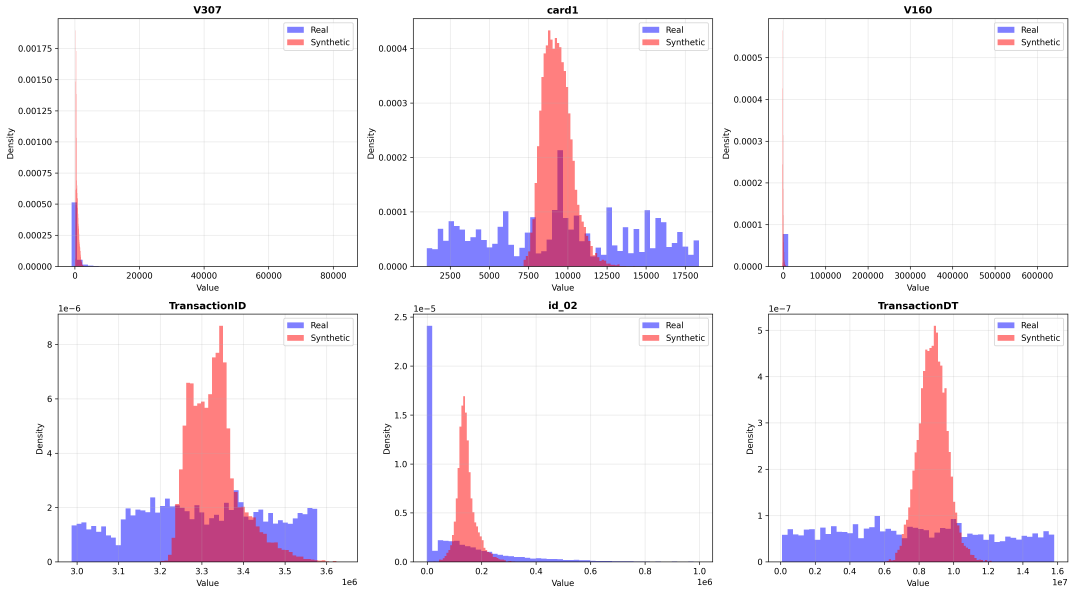
#> input picture distribution_comparison.png, 5369 x 2969 px (shown at 1/5 size); its folder holds only this picture in this run
$ python -i retrain_with_synthetic.py   (imports and definitions only)
#> lines starting #> are read from the running program, lines starting #| are printed output that depends on the picture
#!/usr/bin/env python3
"""
Script to retrain fraud detection model with synthetic data from TabDiff.

This script:
1. Loads synthetic data from TabDiff results
2. Loads and processes original training data through full pipeline
3. Properly merges synthetic and original datasets at the correct stage
4. Processes test data through same pipeline
5. Applies PCA dimensionality reduction
6. Retrains XGBoost model with combined dataset
7. Generates predictions and saves as new_submission.csv

The script uses classes and functions from detect_fraud.ipynb but includes
a fixed final_preprocessing method that handles missing columns gracefully.
"""

import numpy as np
import pandas as pd
import matplotlib.pyplot as plt
from sklearn.preprocessing import LabelEncoder
from sklearn.model_selection import train_test_split
from sklearn.preprocessing import StandardScaler, MinMaxScaler
from sklearn.metrics import roc_auc_score
import xgboost as xgb
from scipy import stats
import re
from datetime import datetime, timedelta
import seaborn as sns
from sklearn.decomposition import PCA
import warnings
from pathlib import Path
import json
from sklearn.metrics import (
    classification_report, roc_auc_score, roc_curve, auc, confusion_matrix,
    accuracy_score, precision_score, recall_score, f1_score,
    balanced_accuracy_score, matthews_corrcoef, cohen_kappa_score
)
import joblib
import time

# [1 line not run here, left out]


# ============================================================================
# Classes from detect_fraud.ipynb (with fixed final_preprocessing)
# ============================================================================

class preprocessDatasets:
    """Preprocessing class with fixed final_preprocessing method."""

    # [52 lines left out: functions join_ID, replace_blanks, encode_df, remove_outliers, remove_empty_cols, not called in this run]

    def feature_engineer(self, data: pd.DataFrame):
        """Feature engineer dataset to extract more details."""
        # Handle P_emaildomain split
        if 'P_emaildomain' in data.columns:
            email_p_str = data['P_emaildomain'].astype(str)
            split_p = email_p_str.str.split('.', n=1, expand=True)
            if split_p.shape[1] == 1:
                split_p[1] = ''
            data['P_emailserver'] = split_p[0].fillna('')
            data['P_suffix'] = split_p[1].fillna('')

        # Handle R_emaildomain split
        if 'R_emaildomain' in data.columns:
            email_r_str = data['R_emaildomain'].astype(str)
            split_r = email_r_str.str.split('.', n=1, expand=True)
            if split_r.shape[1] == 1:
                split_r[1] = ''
            data['R_emailserver'] = split_r[0].fillna('')
            data['R_suffix'] = split_r[1].fillna('')

        # Handle id_30 (OS) split
        if 'id_30' in data.columns:
            id_30_str = data['id_30'].astype(str)
            data['os'] = id_30_str.str.split(' ', expand=True)[0].fillna('')

        # Handle id_33 (screen size) split
        if 'id_33' in data.columns:
            id_33_str = data['id_33'].astype(str)
            split_screen = id_33_str.str.split('x', expand=True)
            if split_screen.shape[1] >= 1:
                data['screen_width'] = pd.to_numeric(split_screen[0], errors='coerce')
            else:
                data['screen_width'] = None
            if split_screen.shape[1] >= 2:
                data['screen_height'] = pd.to_numeric(split_screen[1], errors='coerce')
            else:
                data['screen_height'] = None

        # Modify browser identification
        if 'id_31' in data.columns:
            id_31_str = data['id_31'].astype(str)
            data['browser'] = id_31_str.str.split(' ', expand=True)[0].str.lower().fillna('')
        if 'DeviceInfo' in data.columns:
            device_str = data['DeviceInfo'].astype(str)
            data['device_name'] = device_str.str.split(' ', expand=True)[0].str.lower().fillna('')

        # [4 lines left out: function matchPatterns, not called in this run]

        browser_patterns = {
            r'samsung/sm-g532m|samsung/sch|samsung/sm-g531h': 'samsung',
            r'generic/android': 'android',
            r'mozilla/firefox': 'firefox',
            r'nokia/lumia': 'nokia',
            r'zte/blade': 'zte',
            r'lg/k-200': 'lg',
            r'lanix/ilium': 'lanix',
            r'blu/dash': 'blu',
            r'm4tel/m4': 'm4'
        }

        device_patterns = {
            r'samsung|sgh|sm|gt-': 'samsung',
            r'mot': 'motorola',
            r'ale-|.*-l|hi': 'huawei',
            r'lg': 'lg',
            r'rv:': 'rv',
            r'blade': 'zte',
            r'xt': 'sony',
            r'iphone': 'ios',
            r'lenovo': 'lenovo',
            r'mi|redmi': 'xiaomi',
            r'ilium': 'ilium',
            r'alcatel': 'alcatel',
            r'asus': 'asus'
        }

        if 'browser' in data.columns:
            data = matchPatterns(data, browser_patterns, 'browser')
        if 'device_name' in data.columns:
            data = matchPatterns(data, device_patterns, 'device_name')

        # Modify date format to split day, month, etc.
        if 'TransactionDT' in data.columns:
            start_date = datetime(2017, 11, 30)
            data['TransactionFullDate'] = data['TransactionDT'].apply(lambda x: start_date + timedelta(seconds=x))
            data['TransactionDate'] = data['TransactionFullDate'].dt.date
            data['DayOfWeek'] = data['TransactionFullDate'].dt.dayofweek.apply(lambda x: (x + 1) % 7)
            data['HourOfDay'] = data['TransactionFullDate'].dt.hour
            data['Month'] = data['TransactionFullDate'].dt.month
        return data

    # [66 lines left out: functions reduce_memory, final_preprocessing, not called in this run]


class ReduceDeminesion:
    """Dimensionality reduction using PCA."""

    # [73 lines left out: functions __init__, plot_and_reduceD, not called in this run]


class applyModel:
    """Model training and evaluation class."""

    def __init__(self, eval=True):
        self.eval = eval

    # [1097 lines left out: functions evaluateModel, plot_training_curves, trainModel, pred_and_submit, generate_performance_plots, plot_fraud_distribution and 3 more, not called in this run]


# [3 lines not run here, left out]

>>> import cv2
>>> picture = cv2.imread('distribution_comparison.png', cv2.IMREAD_GRAYSCALE)
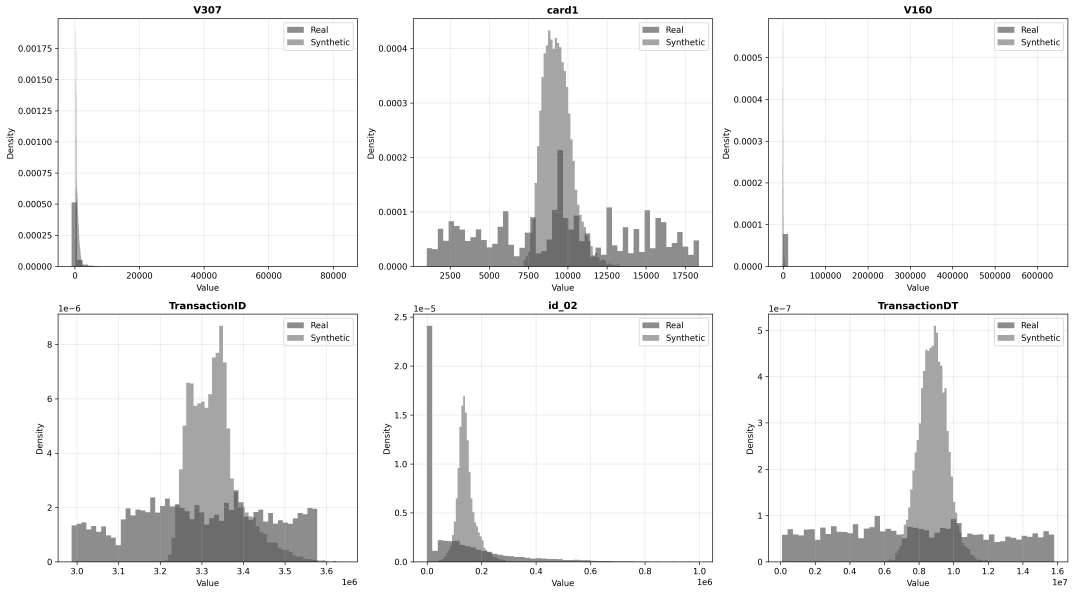
#> picture: shape (2969, 5369) (shown at 1/5 size); min 0, max 255, mean 241.5
#> (the run stopped early here; a loop or call above may not have finished)

$ run again, on feature_importance_comparison.png
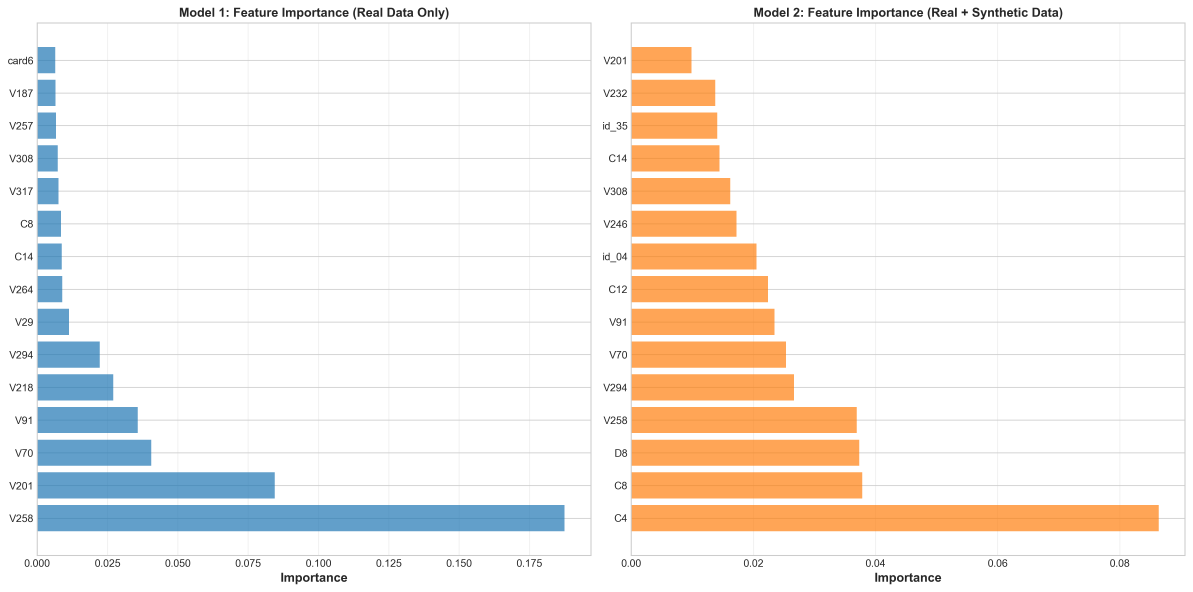
#> input picture feature_importance_comparison.png, 4770 x 2367 px (shown at 1/4 size)
#> `picture = cv2.imread('distribution_comparison.png', cv2.IMREAD_GRAYSCA..`:
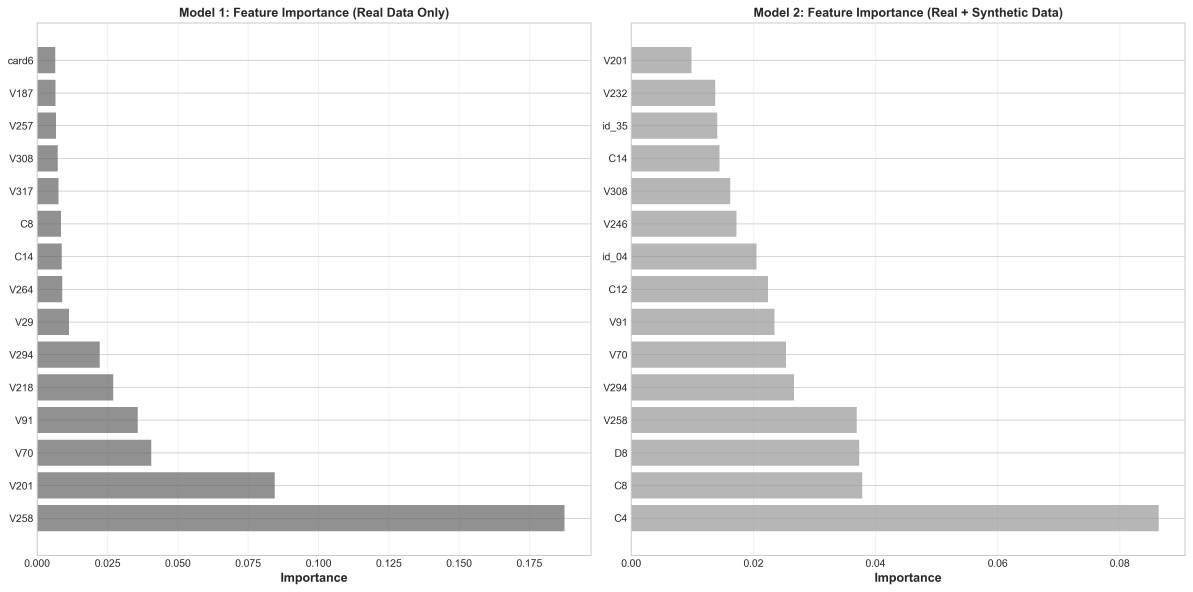
#> picture: shape (2367, 4770) (shown at 1/4 size); min 38, max 255, mean 240.3

$ run again, on model_comparison.png
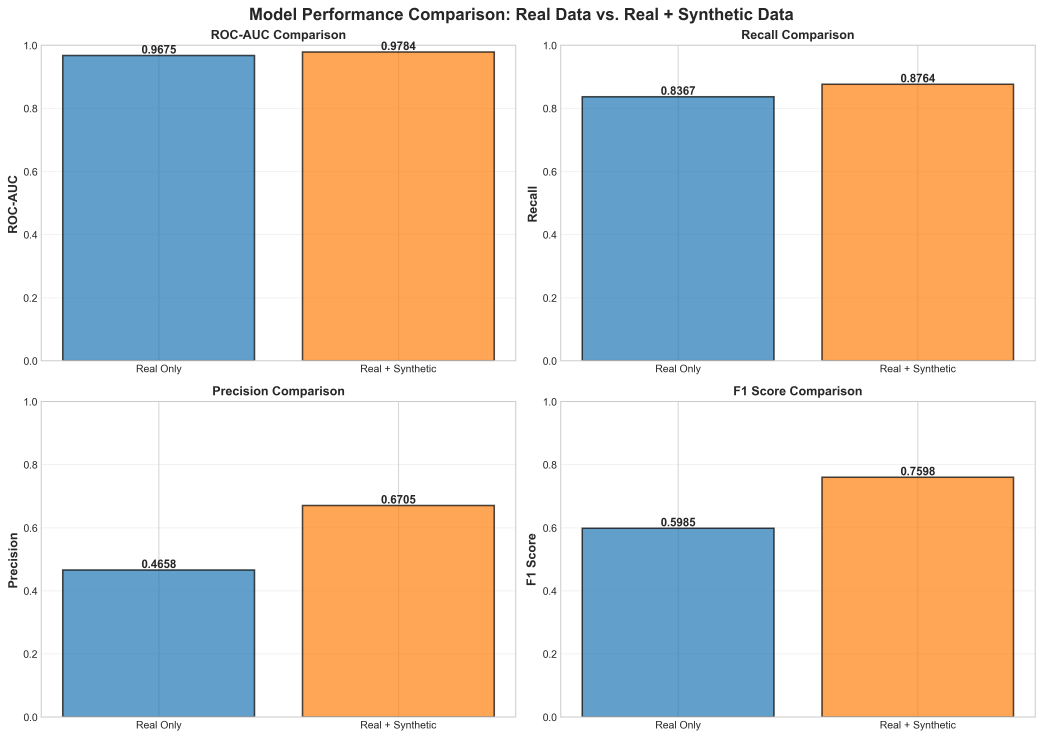
#> input picture model_comparison.png, 4170 x 2951 px (shown at 1/4 size)
#> `picture = cv2.imread('distribution_comparison.png', cv2.IMREAD_GRAYSCA..`:
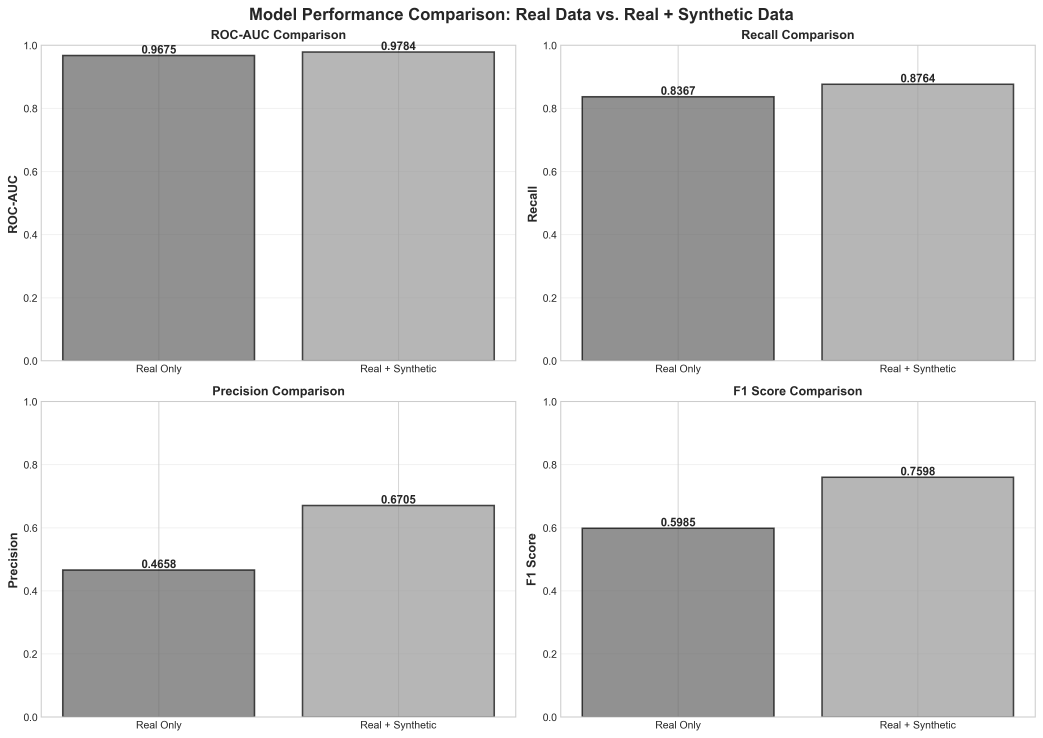
#> picture: shape (2951, 4170) (shown at 1/4 size); min 38, max 255, mean 206.9
